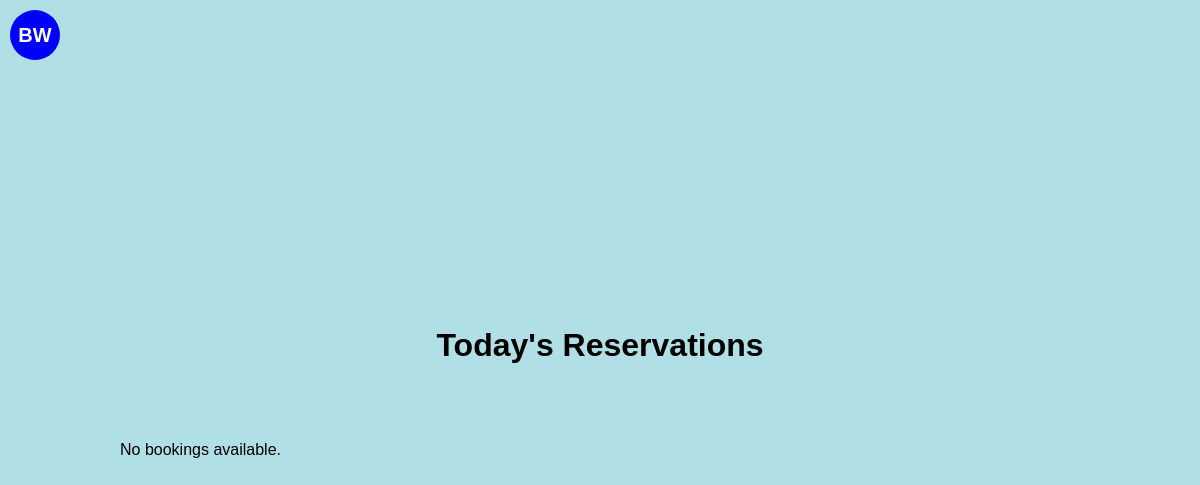
Before: / with the older database file.
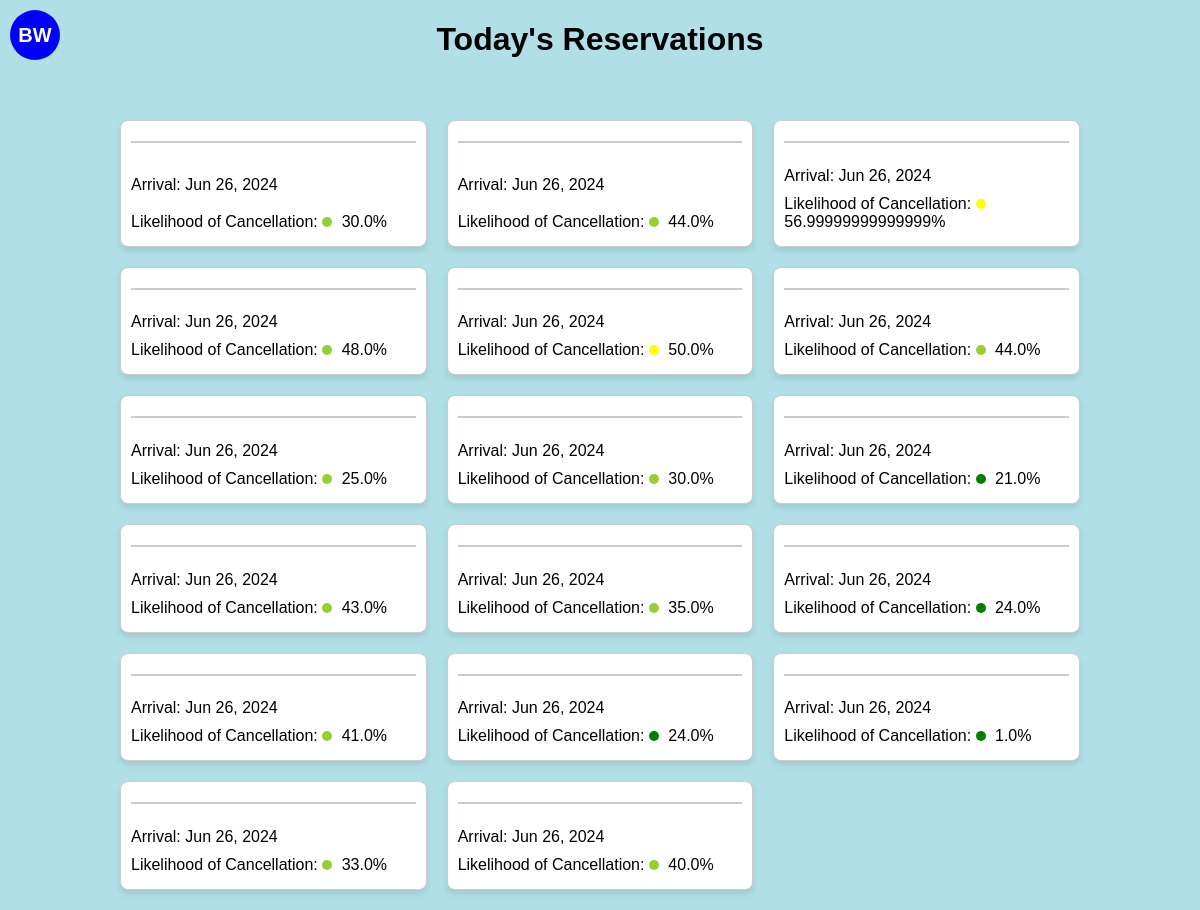
After: the same page with the newer database file.
### cancellationPredictor/models.py (models this page shows, shortened)
class Booking(models.Model):
    month_of_booking = models.IntegerField()
    day_of_booking = models.IntegerField()
    weekday_of_booking = models.IntegerField()
    month_of_arrival = models.IntegerField()
    day_of_arrival = models.IntegerField()
    weekday_of_arrival = models.IntegerField()
    num_of_nights = models.IntegerField()
    is_repeated_guest = models.BooleanField()
    previous_stays = models.IntegerField()
    previous_cancellations = models.IntegerField()
    booking_to_arrival_duration = models.IntegerField()
    rate = models.DecimalField(max_digits=10, decimal_places=2)  # Assuming 'Rate' needs to handle decimals
    override = models.DecimalField(max_digits=10, decimal_places=2)  # Assuming 'Override' is a monetary value
    probability = models.DecimalField(max_digits=10, decimal_places=6)  # Storing probabilities with precision
    prediction = models.BooleanField()  # Assuming prediction is a binary outcome (True/False)
    guest_name = models.TextField()  # Adjust max_length as needed
    date_booking_made = models.DateField()
    scheduled_arrival = models.DateField()

### cancellationPredictor/views.py (the view)
# urls.py: path('', BookingListView.as_view(), name='booking-list'),
class BookingListView(ListView):
    model = Booking
    template_name = 'cancellationPredictor/booking_list.html'
    context_object_name = 'bookings'
    def get_queryset(self):
        today = timezone.localdate()
        today_arrivals = Booking.objects.filter(scheduled_arrival=today)
        fake = Faker()  # Create a Faker generator instance
        for booking in today_arrivals:
            booking.guest_name = fake.name()
        return today_arrivals

### cancellationPredictor/templatetags/custom_filters.py (called while the page is built)
@register.filter(name='multiply')
def multiply(value, arg):
    try:
        return float(value) * float(arg)
    except (ValueError, TypeError):
        return ''  # You might choose to handle the error differently.

### templates/cancellationPredictor/booking_list.html (shortened to what this page needs)
{% load custom_filters %}
<!DOCTYPE html>
<html>
<head>
</head>
<body>
    <div id="logo">BW</div>
    <h1>Today's Reservations</h1>
    <div class="grid-container">
        {% for booking in bookings %}
        <div class="card">
            <h3>{{ booking.guest_name }}</h3>
            <p>Arrival: {{ booking.scheduled_arrival|date:"M d, Y" }}</p>
            <p>Likelihood of Cancellation:
                <span class="probability-circle" style="background-color:
                    {% if booking.probability|multiply:100 < 25 %}
                        green
                    {% elif booking.probability|multiply:100 < 50 %}
                        yellowgreen
                    {% elif booking.probability|multiply:100 < 75 %}
                        yellow
                    {% else %}
                        red
                    {% endif %};
                "></span>
                {{ booking.probability|floatformat:2|multiply:100 }}%
            </p>
        </div>
        {% empty %}
        <p>No bookings available.</p>
        {% endfor %}
    </div>
</body>
</html>

### templates/cancellationPredictor/booking_list.html (style rules this page uses)
body { display: flex; flex-direction: column; align-items: center; justify-content: center; min-height: 100vh; margin: 0; font-family: Arial, sans-serif; background-color: #B0E0E6; }
#logo { position: absolute; top: 10px; left: 10px; width: 50px; height: 50px; background-color: #0000FF; border-radius: 50%; display: flex; justify-content: center; align-items: center; color: white; font-weight: bold; font-size: 20px; }
.grid-container { display: grid; grid-template-columns: repeat(auto-fill, minmax(250px, 1fr)); grid-gap: 20px; padding: 20px; width: 80%; max-width: 1000px; margin-top: 20px; }
.card { background-color: #FFFFFF; border: 1px solid #ccc; border-radius: 8px; box-shadow: 0 4px 6px rgba(0,0,0,0.1); padding: 10px; display: flex; flex-direction: column; justify-content: space-between; }
.card h3 { margin-top: 0; color: #333; border-bottom: 2px solid #ccc; padding-bottom: 10px; }
.card p { margin: 5px 0; }
.probability-circle { height: 10px; width: 10px; border-radius: 50%; display: inline-block; margin-right: 5px; }

Changed rows visible on the page:
added Booking: scheduled_arrival "Jun 26, 2024", probability|multiply "30.0"
added Booking: scheduled_arrival "Jun 26, 2024", probability|multiply "44.0"
added Booking: scheduled_arrival "Jun 26, 2024", probability|multiply "56.99999999999999"
added Booking: scheduled_arrival "Jun 26, 2024", probability|multiply "48.0"
added Booking: scheduled_arrival "Jun 26, 2024", probability|multiply "50.0"
added Booking: scheduled_arrival "Jun 26, 2024", probability|multiply "44.0"
added Booking: scheduled_arrival "Jun 26, 2024", probability|multiply "25.0"
added Booking: scheduled_arrival "Jun 26, 2024", probability|multiply "30.0"
added Booking: scheduled_arrival "Jun 26, 2024", probability|multiply "21.0"
added Booking: scheduled_arrival "Jun 26, 2024", probability|multiply "43.0"
added Booking: scheduled_arrival "Jun 26, 2024", probability|multiply "35.0"
added Booking: scheduled_arrival "Jun 26, 2024", probability|multiply "24.0"
added Booking: scheduled_arrival "Jun 26, 2024", probability|multiply "41.0"
added Booking: scheduled_arrival "Jun 26, 2024", probability|multiply "24.0"
added Booking: scheduled_arrival "Jun 26, 2024", probability|multiply "1.0"
added Booking: scheduled_arrival "Jun 26, 2024", probability|multiply "33.0"
added Booking: scheduled_arrival "Jun 26, 2024", probability|multiply "40.0"
Other visible differences:
text no longer shown: "No bookings available."
